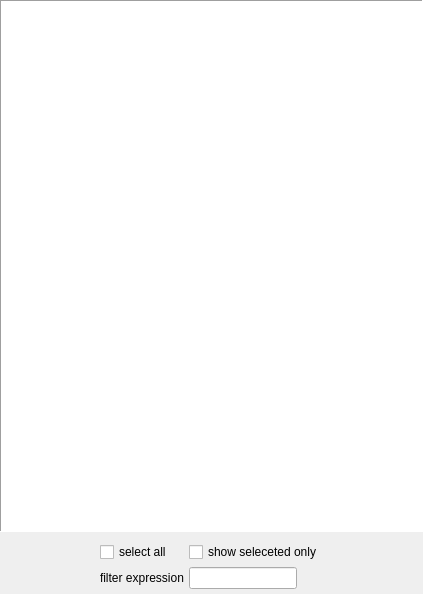
<?xml version="1.0" encoding="UTF-8"?>
<ui version="4.0">
 <class>Form</class>
 <widget class="QWidget" name="Form">
  <property name="geometry">
   <rect>
    <x>0</x>
    <y>0</y>
    <width>423</width>
    <height>594</height>
   </rect>
  </property>
  <property name="windowTitle">
   <string>Feature Selection</string>
  </property>
  <layout class="QVBoxLayout" name="verticalLayout">
   <property name="spacing">
    <number>5</number>
   </property>
   <property name="margin">
    <number>0</number>
   </property>
   <item>
    <widget class="AtContextTreeView" name="view">
     <property name="sizePolicy">
      <sizepolicy hsizetype="Minimum" vsizetype="MinimumExpanding">
       <horstretch>0</horstretch>
       <verstretch>0</verstretch>
      </sizepolicy>
     </property>
     <property name="frameShape">
      <enum>QFrame::Panel</enum>
     </property>
     <property name="selectionMode">
      <enum>QAbstractItemView::ExtendedSelection</enum>
     </property>
    </widget>
   </item>
   <item>
    <layout class="QFormLayout" name="formLayout">
     <property name="fieldGrowthPolicy">
      <enum>QFormLayout::FieldsStayAtSizeHint</enum>
     </property>
     <property name="formAlignment">
      <set>Qt::AlignBottom|Qt::AlignHCenter</set>
     </property>
     <property name="horizontalSpacing">
      <number>5</number>
     </property>
     <property name="verticalSpacing">
      <number>5</number>
     </property>
     <property name="topMargin">
      <number>5</number>
     </property>
     <property name="rightMargin">
      <number>5</number>
     </property>
     <property name="bottomMargin">
      <number>5</number>
     </property>
     <item row="1" column="0">
      <widget class="QCheckBox" name="selectAll">
       <property name="text">
        <string>select all</string>
       </property>
      </widget>
     </item>
     <item row="2" column="1">
      <widget class="AtLineEdit" name="regex"/>
     </item>
     <item row="2" column="0">
      <widget class="QLabel" name="regexLbl">
       <property name="text">
        <string>filter expression</string>
       </property>
      </widget>
     </item>
     <item row="1" column="1">
      <widget class="QCheckBox" name="selectedOnly">
       <property name="text">
        <string>show seleceted only</string>
       </property>
      </widget>
     </item>
    </layout>
   </item>
  </layout>
 </widget>
 <customwidgets>
  <customwidget>
   <class>AtContextTreeView</class>
   <extends>QTreeView</extends>
   <header location="global">annot/gui/sidebar/featuredlg</header>
  </customwidget>
  <customwidget>
   <class>AtLineEdit</class>
   <extends>QLineEdit</extends>
   <header location="global">annot/gui/lineedit</header>
  </customwidget>
 </customwidgets>
 <resources/>
 <connections/>
</ui>
